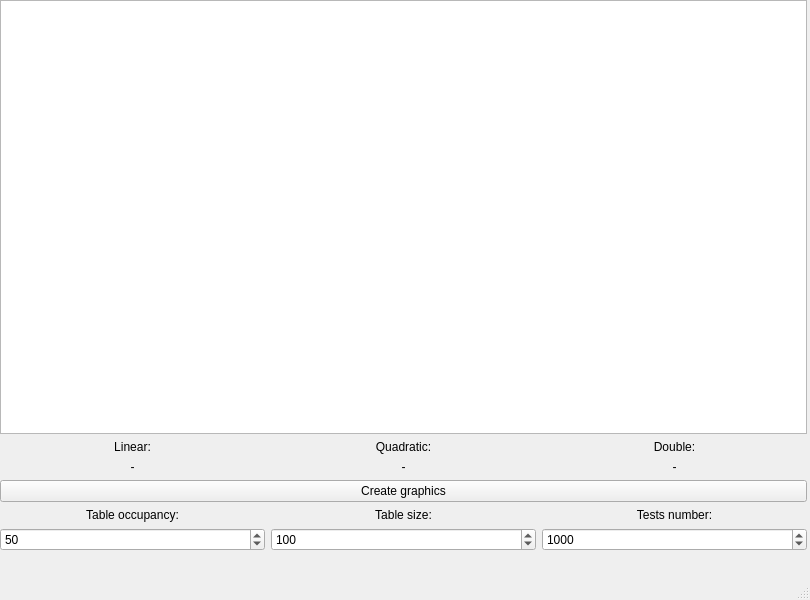
<?xml version="1.0" encoding="UTF-8"?>
<ui version="4.0">
 <class>MainWindow</class>
 <widget class="QMainWindow" name="MainWindow">
  <property name="geometry">
   <rect>
    <x>0</x>
    <y>0</y>
    <width>810</width>
    <height>600</height>
   </rect>
  </property>
  <property name="windowTitle">
   <string>MainWindow</string>
  </property>
  <widget class="QWidget" name="centralwidget">
   <widget class="QWidget" name="gridLayoutWidget">
    <property name="geometry">
     <rect>
      <x>0</x>
      <y>0</y>
      <width>807</width>
      <height>551</height>
     </rect>
    </property>
    <layout class="QGridLayout" name="gridLayout">
     <item row="5" column="2">
      <widget class="QSpinBox" name="testsSpinBox">
       <property name="minimum">
        <number>1</number>
       </property>
       <property name="maximum">
        <number>1000000</number>
       </property>
       <property name="value">
        <number>1000</number>
       </property>
      </widget>
     </item>
     <item row="1" column="0">
      <widget class="QLabel" name="LinearLabel">
       <property name="layoutDirection">
        <enum>Qt::LeftToRight</enum>
       </property>
       <property name="text">
        <string>Linear:</string>
       </property>
       <property name="alignment">
        <set>Qt::AlignCenter</set>
       </property>
      </widget>
     </item>
     <item row="4" column="1">
      <widget class="QLabel" name="sizeLable">
       <property name="text">
        <string>Table size:</string>
       </property>
       <property name="alignment">
        <set>Qt::AlignCenter</set>
       </property>
      </widget>
     </item>
     <item row="0" column="0" colspan="3">
      <widget class="QGraphicsView" name="graphicsView"/>
     </item>
     <item row="1" column="1">
      <widget class="QLabel" name="QuadraticLabel">
       <property name="text">
        <string>Quadratic:</string>
       </property>
       <property name="alignment">
        <set>Qt::AlignCenter</set>
       </property>
      </widget>
     </item>
     <item row="5" column="0">
      <widget class="QSpinBox" name="occupancySpinBox">
       <property name="maximum">
        <number>100</number>
       </property>
       <property name="value">
        <number>50</number>
       </property>
      </widget>
     </item>
     <item row="1" column="2">
      <widget class="QLabel" name="DoubleLabel">
       <property name="text">
        <string>Double:</string>
       </property>
       <property name="alignment">
        <set>Qt::AlignCenter</set>
       </property>
      </widget>
     </item>
     <item row="3" column="0" colspan="3">
      <widget class="QPushButton" name="pushButton_2">
       <property name="text">
        <string>Create graphics</string>
       </property>
      </widget>
     </item>
     <item row="4" column="2">
      <widget class="QLabel" name="testsLabel">
       <property name="text">
        <string>Tests number:</string>
       </property>
       <property name="alignment">
        <set>Qt::AlignCenter</set>
       </property>
      </widget>
     </item>
     <item row="4" column="0">
      <widget class="QLabel" name="occupancyLable">
       <property name="text">
        <string>Table occupancy:</string>
       </property>
       <property name="alignment">
        <set>Qt::AlignCenter</set>
       </property>
      </widget>
     </item>
     <item row="5" column="1">
      <widget class="QSpinBox" name="sizeSpinBox">
       <property name="minimum">
        <number>1</number>
       </property>
       <property name="maximum">
        <number>10000</number>
       </property>
       <property name="value">
        <number>100</number>
       </property>
      </widget>
     </item>
     <item row="2" column="0">
      <widget class="QLabel" name="LinearLabel_2">
       <property name="layoutDirection">
        <enum>Qt::LeftToRight</enum>
       </property>
       <property name="text">
        <string>-</string>
       </property>
       <property name="alignment">
        <set>Qt::AlignCenter</set>
       </property>
      </widget>
     </item>
     <item row="2" column="1">
      <widget class="QLabel" name="QuadraticLabel_2">
       <property name="text">
        <string>-</string>
       </property>
       <property name="alignment">
        <set>Qt::AlignCenter</set>
       </property>
      </widget>
     </item>
     <item row="2" column="2">
      <widget class="QLabel" name="DoubleLabel_2">
       <property name="text">
        <string>-</string>
       </property>
       <property name="alignment">
        <set>Qt::AlignCenter</set>
       </property>
      </widget>
     </item>
    </layout>
   </widget>
  </widget>
  <widget class="QStatusBar" name="statusbar"/>
 </widget>
 <resources/>
 <connections/>
</ui>
